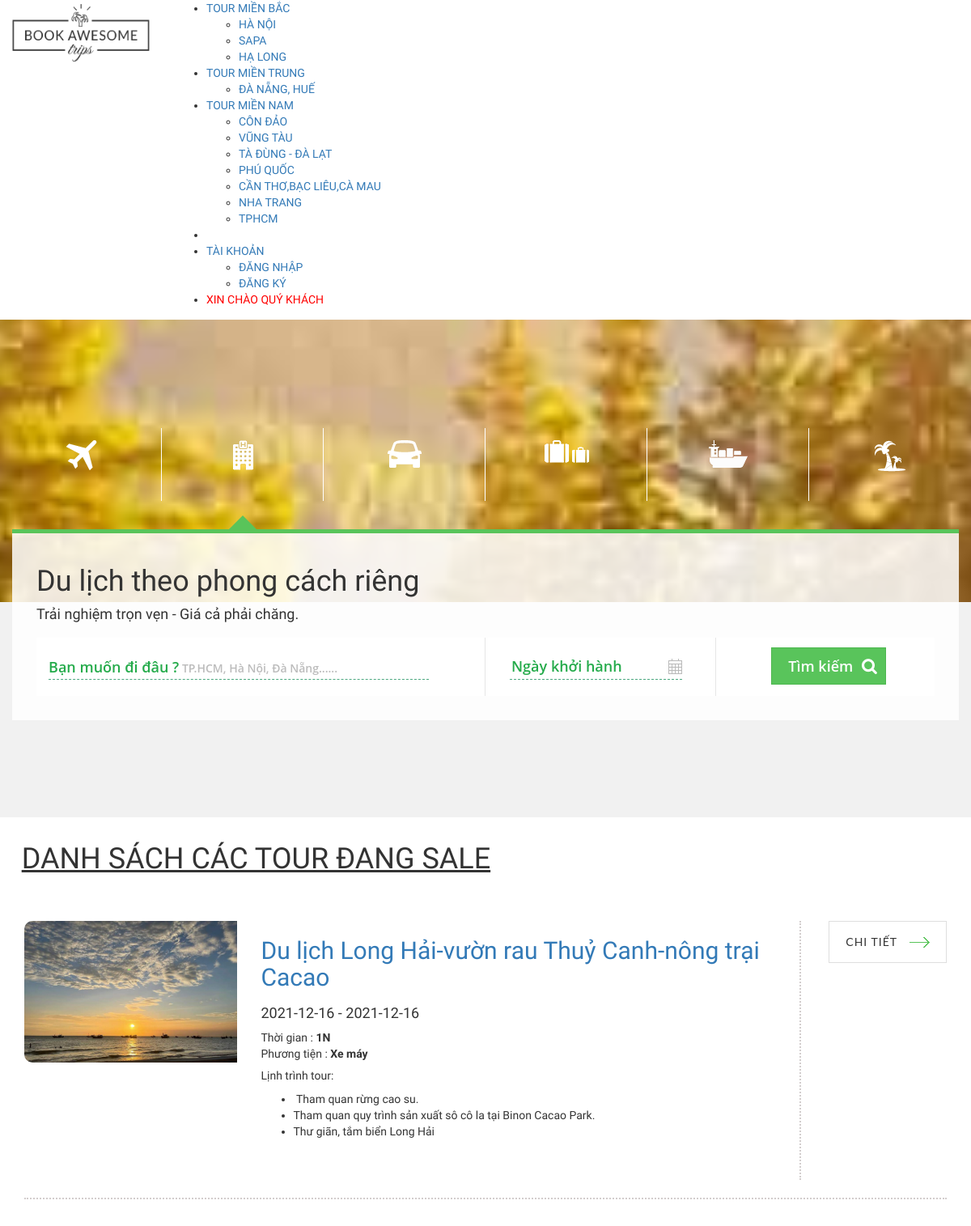
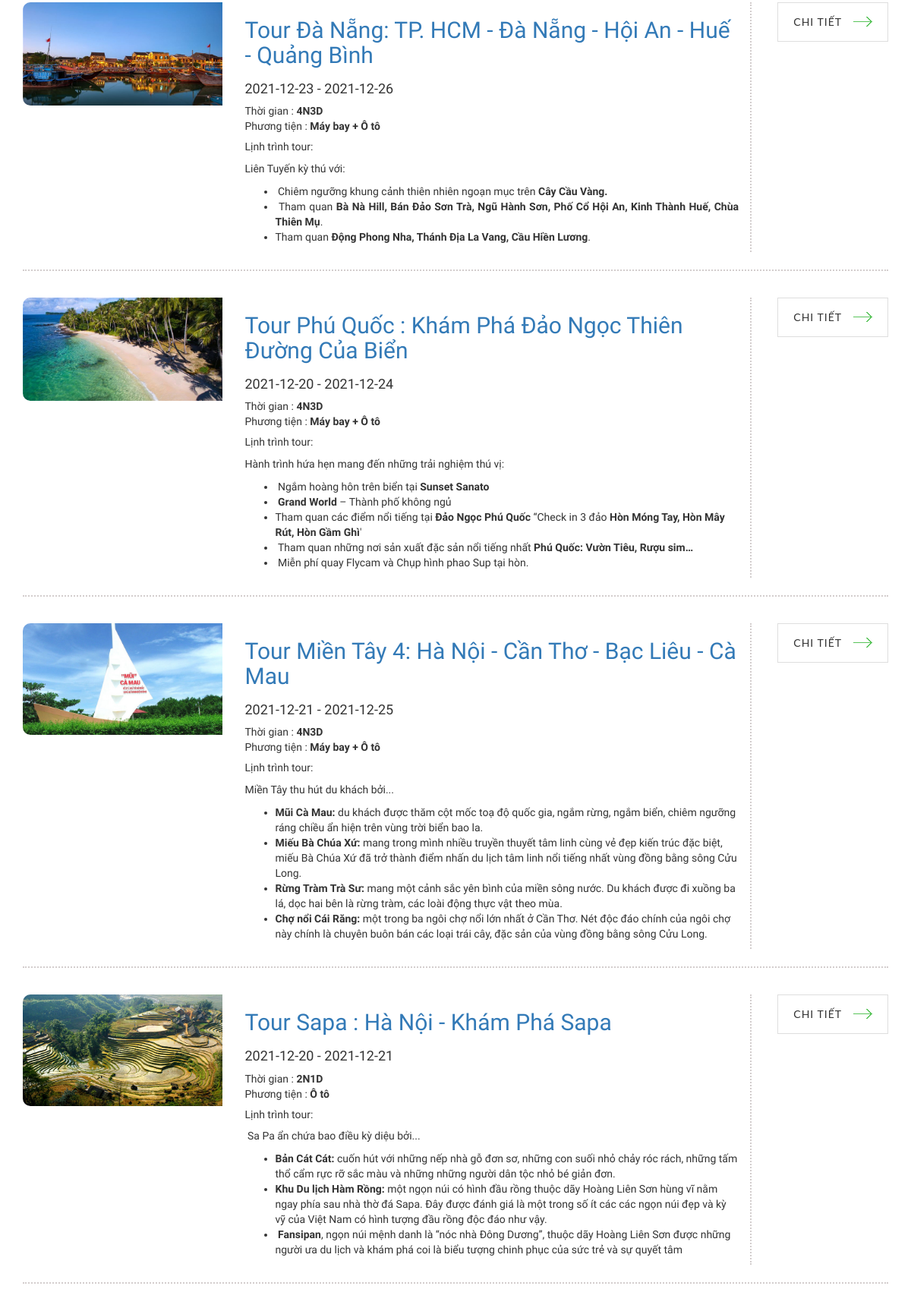
Page /index.php?action=home&act=saleTours (upper part) on the committed database (2 pictures, top to bottom).
### tables this page shows
CREATE TABLE `tour` (
  `tourID` int(11) NOT NULL,
  `tourName` varchar(128) NOT NULL,
  `startingPoint` varchar(128) NOT NULL,
  `destination` varchar(128) NOT NULL,
  `time` varchar(128) NOT NULL,
  `transport` varchar(128) NOT NULL,
  `begin` date DEFAULT NULL,
  `end` date DEFAULT NULL,
  `priceTour` int(11) NOT NULL,
  `sale` varchar(11) NOT NULL,
  `saleTour` int(11) NOT NULL,
  `numPeople` int(11) NOT NULL,
  `thumbnail` text NOT NULL,
  `galleries` longtext NOT NULL,
  `typeTour` int(11) NOT NULL,
  `typeDestination` varchar(5) DEFAULT NULL,
  `schedule` text NOT NULL,
  `detailTour` text NOT NULL
);

### Model/connect.php (called while the page is built, shortened)
<?php
class connect
{
	var $db=null;
	public function __construct()
	{
		$dsn='mysql:host=localhost;dbname=mytour2';
		$user='root';
		$pass='';
		$this->db=new PDO($dsn,$user,$pass,array(PDO::MYSQL_ATTR_INIT_COMMAND=>"SET NAMES utf8"));
	}
	public function getList($select)
	{
		$results=$this->db->query($select);
		return($results);
	}
}
?>

### Model/tour.php (called while the page is built, shortened)
<?php
    class Tour {
        public function getListProductSale() {
            $db = new connect();
            $selectDB = "select * from tour where saleTour > 0";
            $result = $db->getList($selectDB);
            return $result;
        }
    }
?>

### View/tour_list.php (the view)
<div class="container-fluid font-weight-bolder" style="background-color: white;">
    <?php
        if($_GET["act"] == "tours") {
            echo '
                <div class="title-wrap ">
                    <div class="ravel-title ">
                            <h1> <u> DANH SÁCH CÁC TOUR </u></h1>
                    </div>
                </div> ';
            $ac = 1;
        }else if($_GET["act"] == "saleTours") {
            echo '
                <div class="title-wrap ">
                    <div class="ravel-title ">
                            <h1> <u> DANH SÁCH CÁC TOUR ĐANG SALE</u></h1>
                    </div>
                </div> ';
            $ac = 2;
        }
    ?>
<?php
        $tours = new Tour();
        if($ac == 1) {
            $result = $tours->getListProducts();
        }else if ($ac == 2) {
            $result = $tours->getListProductSale();
        }
        while ($set = $result->fetch()):
?>
           <div class="container-fluid my-3" style="margin:3% auto">
    <div class="tour-item" style="padding-bottom: 2%; border-bottom: 2px dotted #d3cdcd;">
        <div class=" row ">
            <div class=" col-md-3">
                <a href="index.php?action=home&act=detailTour&id=<?php echo $set['tourID']; ?>">
                    <img src="Content/images/tour/<?php echo $set['thumbnail']; ?>" alt="" style="width:100%;border-radius: 10px 0px 0px 10px;">
                </a>
            </div>
            <div class="col-md-7" style="border-right: 2px dotted #d3cdcd;">
                <div class="cruise-name">
                    <a href="index.php?action=home&act=detailTour&id=<?php echo $set['tourID']; ?>">
                        <h2><?php echo $set['tourName']; ?> </h2>
                    </a>
                </div>
                <div class="content-item">
                    <div class="departure cruise-name" style="margin-top:18px">
                        <h4> <?php echo $set['begin']; ?> - <?php echo $set['end']; ?></h4>
                    </div>
                    <div class="time">Thời gian : <b><?php echo $set['time']; ?></b> </div>
                    <div class="vehicle">
                        Phương tiện :   <b> <?php echo $set['transport']; ?> </b> </div>
                    <div class="plan">
                        <h5> Lịnh trình tour:</h5>
                        <div class="plan-detail">
                        <?php echo $set['schedule']; ?>
                        </div>
                    </div>
                </div>
            </div>
            <div class="col-md-2">
                <a href="index.php?action=home&act=detailTour&id=<?php echo $set['tourID']; ?>" title="" class="awe-btn awe-btn-5 awe-btn-lager arrow-right text-uppercase float-right">CHI TIẾT</a>
            </div>
        </div>
    </div>
</div>
<?php
        endwhile;
         echo " </div>"
    ?>

### rows in the picture
tour: thumbnail (picture), tourName "Du lịch Long Hải-vườn rau Thuỷ Canh-nông trại Cacao", begin "2021-12-16", end "2021-12-16", time "1N", transport "Xe máy", schedule "Tham quan rừng cao su. Tham quan quy trình sản xuất sô cô la tại Binon Cacao Park. Thư giãn, tắm biển Long Hải"
tour: thumbnail (picture), tourName "Tour Đà Nẵng: TP. HCM - Đà Nẵng - Hội An - Huế - Quảng Bình", begin "2021-12-23", end "2021-12-26", time "4N3D", transport "Máy bay + Ô tô", schedule "Liên Tuyến kỳ thú với: Chiêm ngưỡng khung cảnh thiên nhiên ngoạn mục trên Cây Cầu Vàng. Tham quan Bà Nà Hill, Bán Đảo Sơn Trà, Ngũ Hành Sơn, Phố Cổ Hội An, Kinh Thành Huế, Chùa Thiên Mụ . Tham quan Động Phong Nha, Thánh Địa La Vang, Cầu Hiền Lương ."
tour: thumbnail (picture), tourName "Tour Phú Quốc : Khám Phá Đảo Ngọc Thiên Đường Của Biển", begin "2021-12-20", end "2021-12-24", time "4N3D", transport "Máy bay + Ô tô", schedule "Hành trình hứa hẹn mang đến những trải nghiệm thú vị: Ngắm hoàng hôn trên biển tại Sunset Sanato Grand World – Thành phố không ngủ Tham quan các điểm nổi tiếng tại Đảo Ngọc Phú Quốc “Check in 3 đảo Hòn Móng Tay, Hòn Mây Rút, Hòn Gầm Ghì ' Tham quan những nơi sản xuất đặc sản nổi tiếng nhất Phú Quốc: Vườn Tiêu, Rượu sim… Miễn phí quay Flycam và Chụp hình phao Sup tại hòn."
tour: thumbnail (picture), tourName "Tour Miền Tây 4: Hà Nội - Cần Thơ - Bạc Liêu - Cà Mau", begin "2021-12-21", end "2021-12-25", time "4N3D", transport "Máy bay + Ô tô", schedule "Miền Tây thu hút du khách bởi... Mũi Cà Mau: du khách được thăm cột mốc toạ độ quốc gia, ngắm rừng, ngắm biển, chiêm ngưỡng ráng chiều ẩn hiện trên vùng trời biển bao la. Miếu Bà Chúa Xứ: mang trong mình nhiều truyền thuyết tâm linh cùng vẻ đẹp kiến trúc đặc biệt, miếu Bà Chúa Xứ đã trở thành điểm nhấn du lịch tâm linh nổi tiếng nhất vùng đồng bằng sông Cửu Long. Rừng Tràm Trà Sư: mang một cảnh sắc yên bình của miền sông nước. Du khách được đi xuồng ba lá, dọc hai bên là rừng tràm, các loài động thực vật theo mùa. Chợ nổi Cái Răng: một trong ba ngôi chợ nổi lớn nhất ở Cần Thơ. Nét độc đáo chính của ngôi chợ này chính là chuyên buôn bán các loại trái cây, đặc sản của vùng đồng bằng sông Cửu…"
tour: thumbnail (picture), tourName "Tour Sapa : Hà Nội - Khám Phá Sapa", begin "2021-12-20", end "2021-12-21", time "2N1D", transport "Ô tô", schedule "Sa Pa ẩn chứa bao điều kỳ diệu bởi... Bản Cát Cát: cuốn hút với những nếp nhà gỗ đơn sơ, những con suối nhỏ chảy róc rách, những tấm thổ cẩm rực rỡ sắc màu và những những người dân tộc nhỏ bé giản đơn. Khu Du lịch Hàm Rồng: một ngọn núi có hình đầu rồng thuộc dãy Hoàng Liên Sơn hùng vĩ nằm ngay phía sau nhà thờ đá Sapa. Đây được đánh giá là một trong số ít các các ngọn núi đẹp và kỳ vỹ của Việt Nam có hình tượng đầu rồng độc đáo như vậy. Fansipan , ngọn núi mệnh danh là “nóc nhà Đông Dương”, thuộc dãy Hoàng Liên Sơn được những người ưa du lịch và khám phá coi là biểu tượng chinh phục của sức trẻ và sự quyết tâm"

### other values in the picture
$set['destination'] "HÀ NỘI"
$set['destination'] "SAPA"
$set['destination'] "HẠ LONG"
$set['destination'] "ĐÀ NẴNG, HUẾ"
$set['destination'] "CÔN ĐẢO"
$set['destination'] "VŨNG TÀU"
$set['destination'] "TÀ ĐÙNG - ĐÀ LẠT"
$set['destination'] "PHÚ QUỐC"
$set['destination'] "CẦN THƠ,BẠC LIÊU,CÀ MAU"
$set['destination'] "NHA TRANG"
$set['destination'] "TPHCM"
